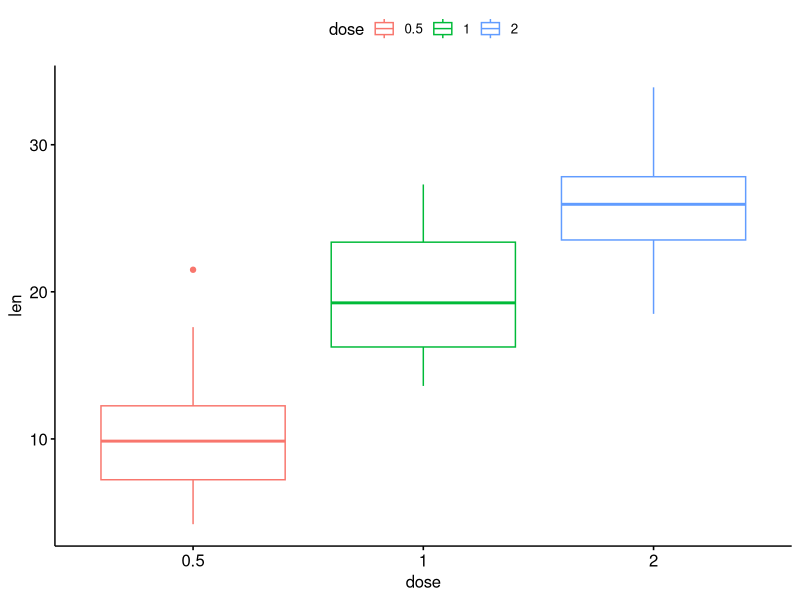

R code for this plot:
require(ggpubr)
data("ToothGrowth")
df <- ToothGrowth

# Basic plot
# +++++++++++++++++++++++++++
# width: change box plots width
ggboxplot(df, x = "dose", y = "len", color = "dose", width = 0.8)


list_or_df = list("A"=rnorm(100),"B"=rnorm(100))
MyList = list(rnorm(100),rnorm(100))


library (plyr)
df <- ldply (MyList, data.frame)
# ------------------------------------------------------------------------------------------------
qboxplot <- function(list_or_df, ext = "pdf", xlab = F, plot = TRUE, save = TRUE, mdlink = TRUE
                     , w = 5, h = w, ...) {
  plotname <- as.character(substitute(vec))
  if (is.list(list_or_df) ) { list_or_df <- enframe(list_or_df) %>% unnest() }

  if (isFALSE(xlab)) xlab = plotname

  splitby <- colnames(list_or_df)[1]
  value <- colnames(list_or_df)[2]


  p <- ggboxplot(data = list_or_df, x = value, y = splitby)

  p <- ggdensity(data = df, x = "value" # , y = "..count.."
                 , title = plotname, xlab = xlab
                 , add = "median", rug = TRUE
                 , color = "names", fill = "names"
                 , palette = 'jco', ...
  ) +
    if (length(unique(df$"names")) == 1) theme(legend.position = "none")
  fname = kpp(plotname, "dens",  ext)
  if (save) qqSave(ggobj = p, title = plotname, fname = fname, ext = ext, w = w, h = h)
  if (mdlink & save) qMarkdownImageLink(fname)
  if (plot) p
}
